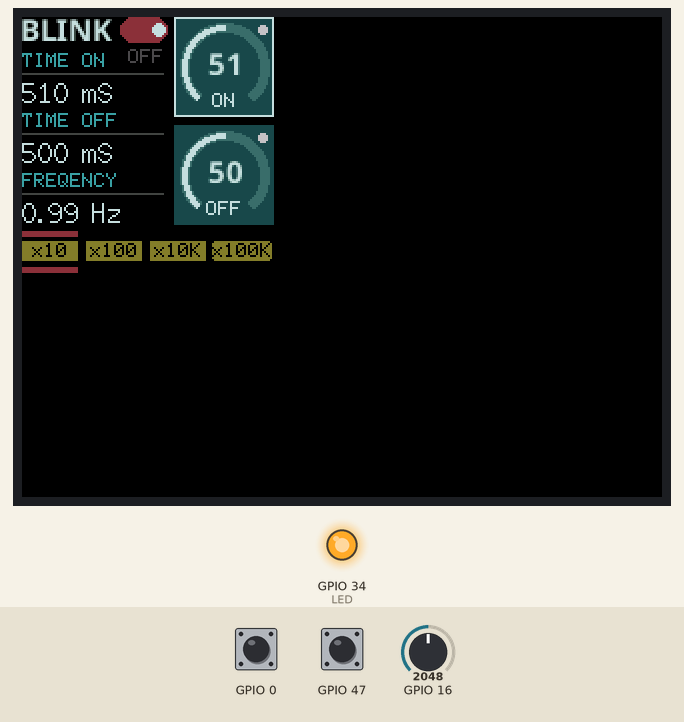
Simulated run of this sketch. Board: ESP32. Parts: 320×240 colour display, output pins drawn as LEDs (lit = HIGH). Dashed ring = blinking. Inputs (shaded band) come from the test bench; at power-on: GPIO 16 = 2048, GPIO 0 HIGH, GPIO 47 HIGH.

Above: at 1.3 s.
1.4 s: GPIO 16 set to 0
At 1.9 s:
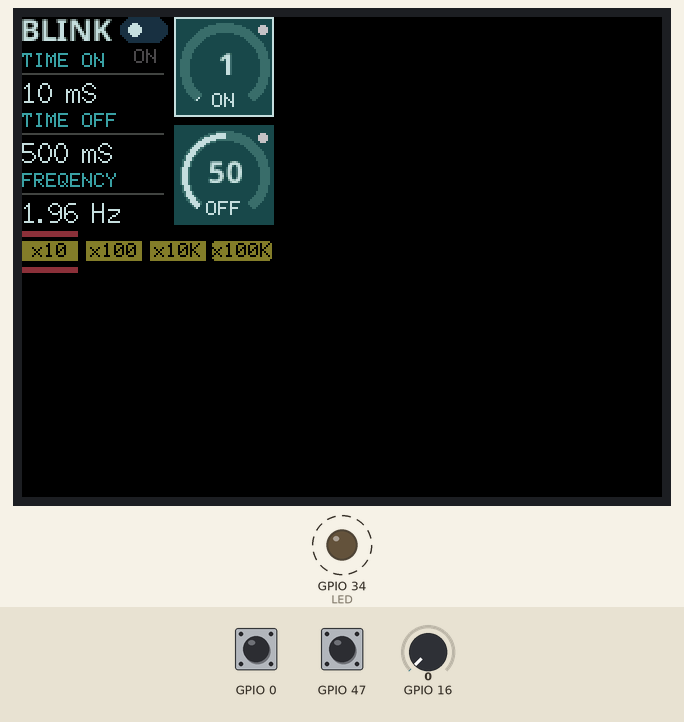
2.9 s: GPIO 0 pulled LOW for 0.15 s
At 3.4 s:
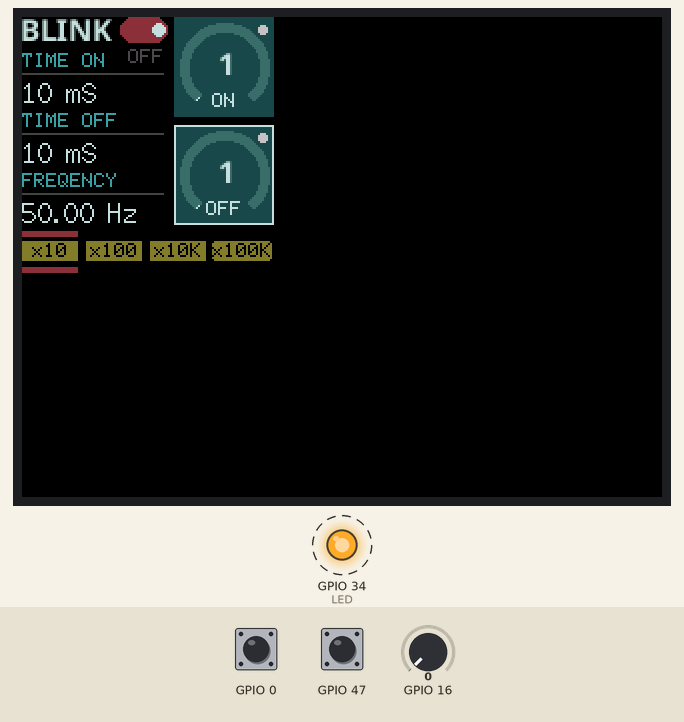
3.6 s: GPIO 47 pulled LOW for 0.15 s
At 3.88 s:
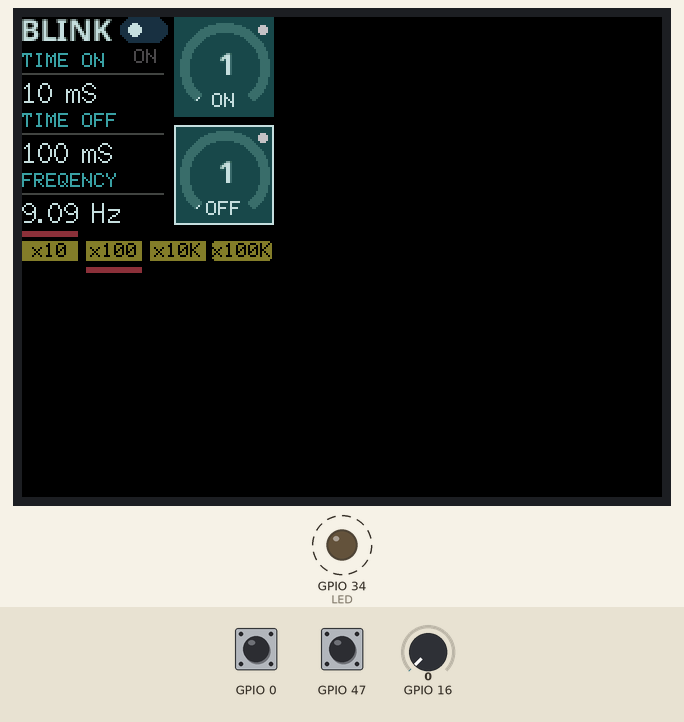
4.3 s: GPIO 16 set to 491
At 5.3 s:
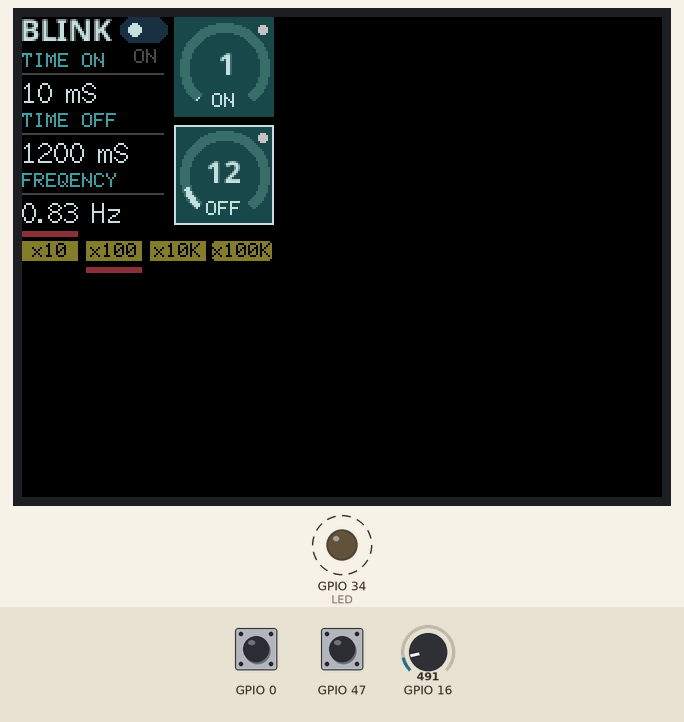
5.9 s: GPIO 47 pulled LOW for 1 s
At 6.6 s:
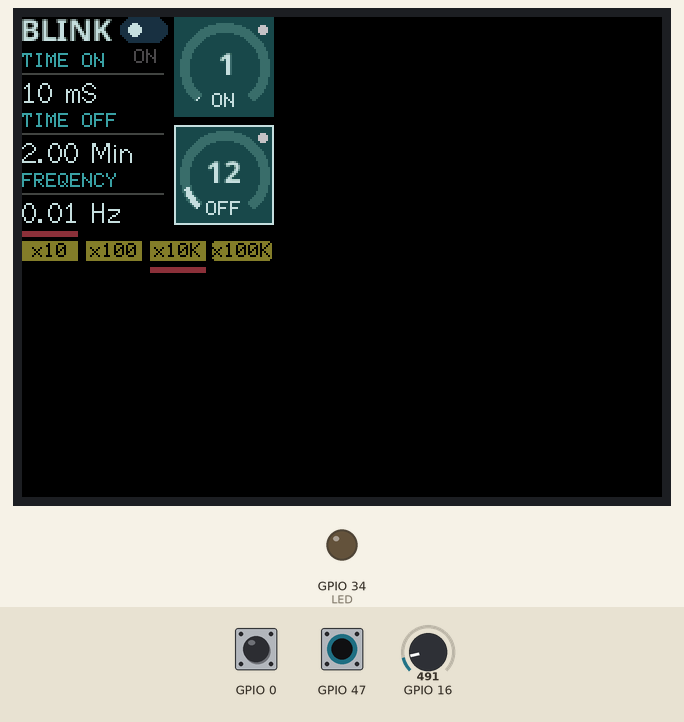
8.4 s: GPIO 0 pulled LOW for 1 s
At 9.1 s:
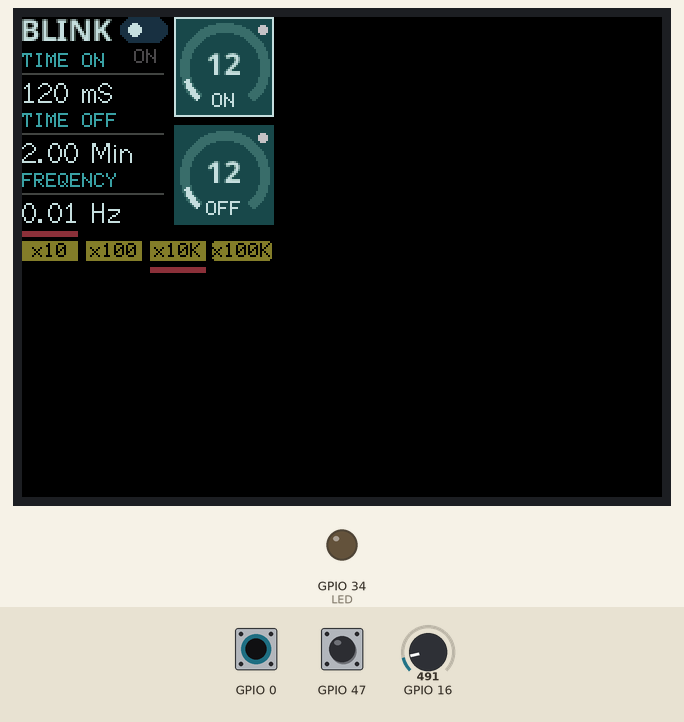
Timing chart, 0 to 11.4 s (numbered marks = the images above; inputs shaded):
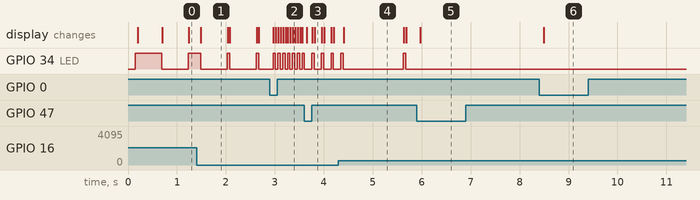

Measured:
- after the input at 1.4 s, the display: changes after 0.09 s (image 1)
- after the input at 2.9 s, the display: changes after 0.07 s (image 2)
- after the input at 3.6 s, GPIO 34 (LED): alternates HIGH for 0.05 s and LOW for 0.15 s, starting after 0.15 s
- after the input at 4.3 s, GPIO 34 (LED): LOW → HIGH after 1.3 s, → LOW 0.05 s later; the display: changes after 0.10 s (image 4)
- after the input at 5.9 s, GPIO 34 (LED): stops changing and stays LOW; the display: changes after 0.07 s (image 5)
- after the input at 8.4 s, the display: changes after 0.09 s (image 6)
- by itself, GPIO 34 (LED): alternates HIGH for 0.05 s and LOW for 0.54 s

The sketch:

Blink2.ino
```cpp
#include <TFT_eSPI.h>
#include "NotoSansBold15.h"

TFT_eSPI tft = TFT_eSPI();
TFT_eSprite sprite = TFT_eSprite(&tft);

#define small NotoSansBold15
unsigned short colors[5]={0xC6FB,0x83E5,0x8987,0x1126, 0x1A49};

int x[3]={76,76,4};
int y[3]={0,54,22};
int w[3]={50,50,50};
int h[3]={50,50,40};
int c[2]={0x1988,colors[2]};
String stateS[2]={"ON","OFF"};
String labels[4]={"x10", "x100","x10K","x100K"};

bool selected=0;
int multiPlier[2]={0,0};
double mValues[4]={10,100,10000,100000};
int values[2]={50,50};
double times[3]={0};
String Stimes[3];
bool turnOn=false;

bool deb,deb2=0;
#define LED 34

double currentTime=0;
double period=0;

void setup() {
  pinMode(0,INPUT_PULLUP);
  pinMode(47,INPUT_PULLUP);
  pinMode(LED,OUTPUT);
  digitalWrite(LED,turnOn);
  tft.init();
  tft.setRotation(3);
  sprite.createSprite(128,128);
  sprite.setTextColor(TFT_WHITE,TFT_BLACK);
}


void draw()
  {
    sprite.fillSprite(TFT_BLACK);
    sprite.setTextDatum(4);

    for(int i=0;i<2;i++){
    sprite.loadFont(small);
    sprite.fillRect(x[i],y[i],w[i],h[i],colors[4]);
    sprite.setTextColor(colors[0],colors[4]);
    sprite.drawString(String(values[i]),x[i]+25,y[i]+25);
    sprite.drawSmoothArc(x[i]+25, y[i]+25, 22, 18, 40, 320, 0x3B6D, colors[4]);
    if(values[i]>0)
    sprite.drawSmoothArc(x[i]+25, y[i]+25, 21, 19, 40, map(values[i],0,100,40,320), colors[0], 0x3B6D);
    sprite.unloadFont();
    sprite.drawString(stateS[i],x[i]+25,y[i]+42);
    sprite.fillSmoothCircle(x[i]+44, y[i]+6, 2, TFT_SILVER,colors[4]);
    }

    sprite.drawRect(x[selected],y[selected],w[selected],h[selected],colors[0]);

    sprite.setTextDatum(0);
    sprite.loadFont(small);
    sprite.setTextColor(colors[0],TFT_BLACK);
    sprite.drawString("BLINK",0,0);

    sprite.unloadFont();
    sprite.fillSmoothRoundRect(49, 0, 24, 13, 10, c[turnOn],TFT_BLACK);
    sprite.fillSmoothCircle(56+(turnOn*12), 6, 3, colors[0], c[turnOn]);

    sprite.setTextDatum(4);
    sprite.setTextColor(TFT_BLACK,colors[1]);

    for(int i=0;i<4;i++)
    {
      sprite.fillRect(i*32,112,28,10,colors[1]);
      sprite.drawString(labels[i],i*32+14,117);
    }

    sprite.fillRect(multiPlier[0]*32,107,28,3,colors[2]);
    sprite.fillRect(multiPlier[1]*32,125,28,3,colors[2]);

    sprite.setTextColor(0x3D14,TFT_BLACK);
    sprite.setTextDatum(0);
    sprite.drawString("TIME ON",0,18);
    sprite.drawString("TIME OFF",0,48);
    sprite.drawString("FREQENCY",0,78);

    sprite.setTextColor(colors[0],TFT_BLACK);
    sprite.setTextDatum(0);

    for(int i=0;i<3;i++){
    sprite.drawString(Stimes[i],0,30+(i*30),2);
    sprite.drawLine(0,28+(i*30),70,28+(i*30),0x4228);}


    sprite.setTextDatum(4);
    sprite.setTextColor(0x4A49,TFT_BLACK);
    sprite.drawString(stateS[turnOn],62,20);


    sprite.pushSprite(0,0);
  }


void loop() {

  if(turnOn==0)
  if(millis()>currentTime+times[1])
  {turnOn=1;
  digitalWrite(LED,turnOn);
  currentTime=millis();}

    if(turnOn==1)
  if(millis()>currentTime+times[0])
  {turnOn=0;
  digitalWrite(LED,turnOn);
  currentTime=millis();}

  if(digitalRead(0)==0)
  {if(deb==0) {deb=1; selected=!selected;}
  }else deb=0;

  if(digitalRead(47)==0)
  {if(deb2==0) {deb2=1; multiPlier[selected]++;
  if(multiPlier[selected]==4) multiPlier[selected]=0;}
  }else deb2=0;

  values[selected]=map(analogRead(16),0,4096,1,101);

  times[0]=values[0]*mValues[multiPlier[0]];
  times[1]=values[1]*mValues[multiPlier[1]];
  times[2]=1/((times[0]/1000)+(times[1]/1000));

  if(times[0]>2000 && times[0]<=60000 ) Stimes[0]=String(times[0]/1000.00)+" S";
  else if (times[0]>60000) Stimes[0]=String(times[0]/60000.00)+" Min";
  else Stimes[0]=String((int)times[0])+" mS";

  if(times[1]>2000 && times[1]<=60000 ) Stimes[1]=String(times[1]/1000.00)+" S";
  else if (times[1]>60000) Stimes[1]=String(times[1]/60000.00)+" Min";
  else Stimes[1]=String((int)times[1])+" mS";


  Stimes[2]=String(times[2])+" Hz";

  draw();

}
```

Source omitted: toSansBold15.h (data table, 65732 bytes)
